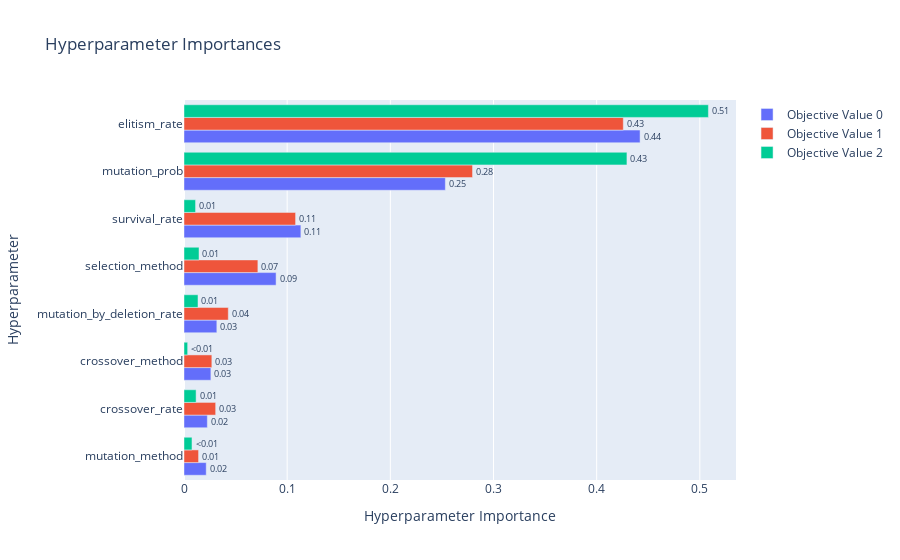

Notebook source saved alongside this figure:
### Code cell
vis.plot_param_importances(study).show()

### Figure 1 — Plotly figure (JSON) as saved in the notebook; plotly's stock layout.template omitted (floating-point values rounded to 4 significant figures)
{"data": [{"cliponaxis": false, "hovertemplate": ["mutation_method (CategoricalDistribution): 0.021536719188089564<extra></extra>", "crossover_rate (FloatDistribution): 0.022625555961771633<extra></extra>", "crossover_method (CategoricalDistribution): 0.02605180259604011<extra></extra>", "mutation_by_deletion_rate (FloatDistribution): 0.03183125321357949<extra></extra>", "selection_method (CategoricalDistribution): 0.08926350080025397<extra></extra>", "survival_rate (FloatDistribution): 0.11328261494772461<extra></extra>", "mutation_prob (FloatDistribution): 0.2533318182392599<extra></extra>", "elitism_rate (FloatDistribution): 0.4420767350532809<extra></extra>"], "name": "Objective Value 0", "orientation": "h", "text": ["0.02", "0.02", "0.03", "0.03", "0.09", "0.11", "0.25", "0.44"], "textposition": "outside", "type": "bar", "x": [0.02154, 0.02263, 0.02605, 0.03183, 0.08926, 0.1133, 0.2533, 0.4421], "y": ["mutation_method", "crossover_rate", "crossover_method", "mutation_by_deletion_rate", "selection_method", "survival_rate", "mutation_prob", "elitism_rate"]}, {"cliponaxis": false, "hovertemplate": ["mutation_method (CategoricalDistribution): 0.014118841909846615<extra></extra>", "crossover_method (CategoricalDistribution): 0.026995593799035614<extra></extra>", "crossover_rate (FloatDistribution): 0.03068415566937249<extra></extra>", "mutation_by_deletion_rate (FloatDistribution): 0.042934736034434116<extra></extra>", "selection_method (CategoricalDistribution): 0.0716094938068045<extra></extra>", "survival_rate (FloatDistribution): 0.10815866341617235<extra></extra>", "mutation_prob (FloatDistribution): 0.2796839466113872<extra></extra>", "elitism_rate (FloatDistribution): 0.42581456875294715<extra></extra>"], "name": "Objective Value 1", "orientation": "h", "text": ["0.01", "0.03", "0.03", "0.04", "0.07", "0.11", "0.28", "0.43"], "textposition": "outside", "type": "bar", "x": [0.01412, 0.027, 0.03068, 0.04293, 0.07161, 0.1082, 0.2797, 0.4258], "y": ["mutation_method", "crossover_method", "crossover_rate", "mutation_by_deletion_rate", "selection_method", "survival_rate", "mutation_prob", "elitism_rate"]}, {"cliponaxis": false, "hovertemplate": ["crossover_method (CategoricalDistribution): 0.0035364501287535456<extra></extra>", "mutation_method (CategoricalDistribution): 0.007733850463981777<extra></extra>", "survival_rate (FloatDistribution): 0.011209175375612123<extra></extra>", "crossover_rate (FloatDistribution): 0.011723968096405274<extra></extra>", "mutation_by_deletion_rate (FloatDistribution): 0.013571160974424408<extra></extra>", "selection_method (CategoricalDistribution): 0.014568716382215477<extra></extra>", "mutation_prob (FloatDistribution): 0.42934975054874175<extra></extra>", "elitism_rate (FloatDistribution): 0.5083069280298659<extra></extra>"], "name": "Objective Value 2", "orientation": "h", "text": ["<0.01", "<0.01", "0.01", "0.01", "0.01", "0.01", "0.43", "0.51"], "textposition": "outside", "type": "bar", "x": [0.003536, 0.007734, 0.01121, 0.01172, 0.01357, 0.01457, 0.4293, 0.5083], "y": ["crossover_method", "mutation_method", "survival_rate", "crossover_rate", "mutation_by_deletion_rate", "selection_method", "mutation_prob", "elitism_rate"]}], "layout": {"title": {"text": "Hyperparameter Importances"}, "xaxis": {"title": {"text": "Hyperparameter Importance"}}, "yaxis": {"title": {"text": "Hyperparameter"}}}}
